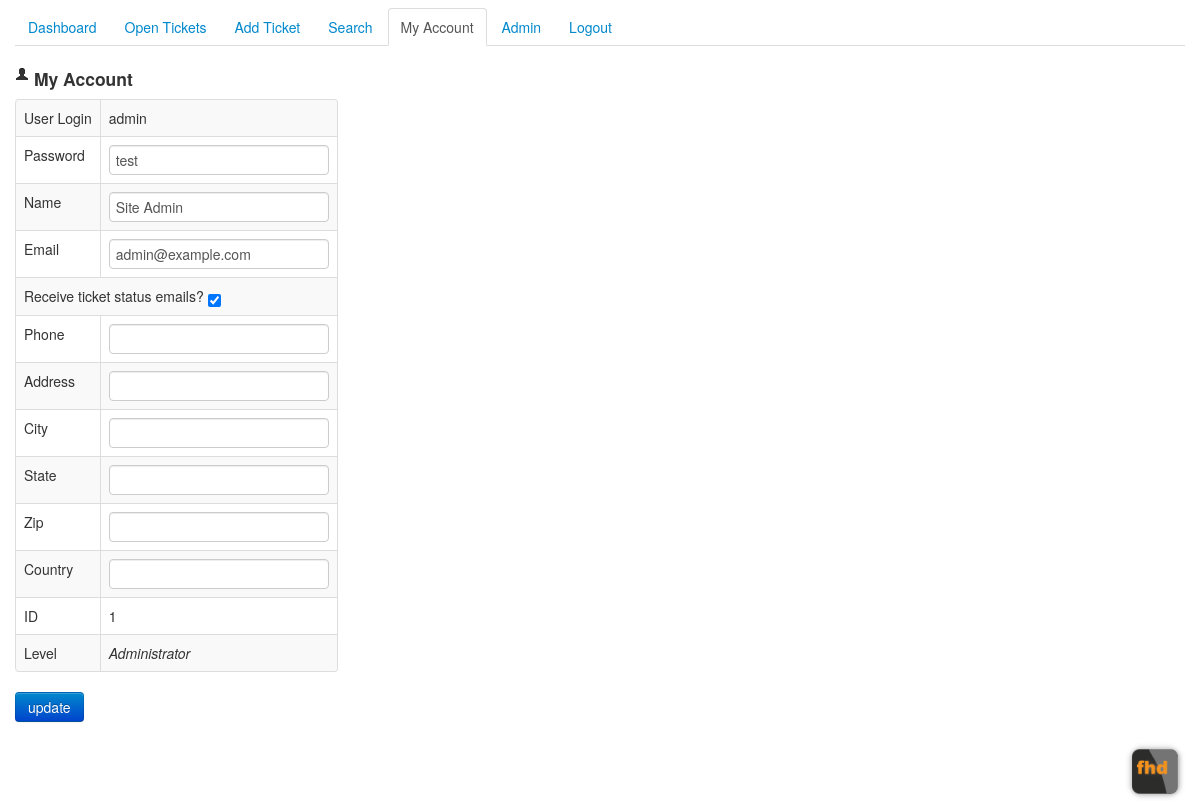
/fhd_myaccount.php (signed in), run on the app's committed database.
### tables this page shows
CREATE TABLE IF NOT EXISTS `site_users` (
  `user_id` int(11) NOT NULL AUTO_INCREMENT,
  `user_login` varchar(30) NOT NULL,
  `user_password` varchar(30) NOT NULL,
  `user_name` varchar(200) NOT NULL,
  `user_address` varchar(200) NOT NULL,
  `user_city` varchar(100) NOT NULL,
  `user_state` char(3) NOT NULL,
  `user_zip` varchar(20) NOT NULL,
  `user_country` char(3) NOT NULL,
  `user_phone` varchar(39) NOT NULL,
  `user_email` varchar(200) NOT NULL,
  `user_email2` varchar(200) NOT NULL,
  `user_im_aol` varchar(100) NOT NULL,
  `user_im_icq` varchar(100) NOT NULL,
  `user_im_msn` varchar(100) NOT NULL,
  `user_im_yahoo` varchar(100) NOT NULL,
  `user_im_other` varchar(200) NOT NULL,
  `user_status` int(1) NOT NULL DEFAULT '0',
  `user_level` int(1) NOT NULL DEFAULT '0',
  `user_pending` int(11) NOT NULL DEFAULT '0',
  `user_date` int(11) NOT NULL DEFAULT '0',
  `last_login` int(11) NOT NULL DEFAULT '0',
  `last_ip` varchar(20) NOT NULL,
  `user_msg_send` int(1) NOT NULL DEFAULT '0',
  `user_msg_subject` varchar(200) NOT NULL,
  `user_protect_delete` int(1) DEFAULT '0',
  `user_protect_edit` int(11) NOT NULL DEFAULT '0',
  PRIMARY KEY (`user_id`),
  KEY `user_pending` (`user_pending`),
  KEY `user_level` (`user_level`),
  KEY `user_status` (`user_status`),
  KEY `user_protect_edit` (`user_protect_edit`),
  KEY `user_msg_send` (`user_msg_send`)
);

### includes/checksession.php (called while the page is built, shortened)
<?php
if(isset($_SESSION['user_id'])){
	$user_id = $_SESSION['user_id'];
	}
	else{
	echo "<script>document.location.href='/?e=1'</script>";
	exit;
	}
?>

### includes/functions.php (called while the page is built, shortened)
<?php
function checkid($id) {
	if(!is_numeric($id)){
		echo "<p>Invalid ID</p>";
		exit;
		}else{
	return $id;
	}
}
function show_user_level($type) {
switch ($type) {
    case 0:
        $show_user_level = "Administrator";
        break;
}
return $show_user_level;
}
?>

### includes/ez_sql_mysqli.php (called while the page is built, shortened)
<?php
	$ezsql_mysqli_str = array
	(
		1 => 'Require $dbuser and $dbpassword to connect to a database server',
		2 => 'Error establishing mySQLi database connection. Correct user/password? Correct hostname? Database server running?',
		3 => 'Require $dbname to select a database',
		4 => 'mySQLi database connection is not active',
		5 => 'Unexpected error while trying to select database'
	);
	class ezSQL_mysqli extends ezSQLcore
	{
		function connect($dbuser='', $dbpassword='', $dbhost='localhost')
		{
			global $ezsql_mysqli_str; $return_val = false;
			if ( ! $dbuser )
			{
				$this->register_error($ezsql_mysqli_str[1].' in '.__FILE__.' on line '.__LINE__);
				$this->show_errors ? trigger_error($ezsql_mysqli_str[1],E_USER_WARNING) : null;
			}
			else if ( ! $this->dbh = new mysqli($dbhost,$dbuser,$dbpassword) )
			{
				$this->register_error($ezsql_mysqli_str[2].' in '.__FILE__.' on line '.__LINE__);
				$this->show_errors ? trigger_error($ezsql_mysqli_str[2],E_USER_WARNING) : null;
			}
			else
			{
				$return_val = true;
			}
			return $return_val;
		}
		function query($query)
		{
			$return_val = 0;
			$query = trim($query);
			$this->result = @$this->dbh->query($query);
			$is_insert = false;
			if ( preg_match("/^(insert|delete|update|replace|truncate|drop|create|alter|begin|commit|rollback|set)/i",$query) )
			{
				$this->rows_affected = @$this->dbh->affected_rows;
				if ( preg_match("/^(insert|replace)\s+/i",$query) )
				{
					$this->insert_id = @$this->dbh->insert_id;
				}
				$return_val = $this->rows_affected;
			}
			else
			{
				$i=0;
				$num_rows=0;
				while ( $row = @$this->result->fetch_object() )
				{
					$num_rows++;
				}
				$this->num_rows = $num_rows;
				$return_val = $this->num_rows;
			}
			return $return_val;
		}
	}

### includes/ez_sql_core.php (called while the page is built, shortened)
<?php
	class ezSQLcore
	{
		var $show_errors      = true;
		var $timers           = array();
		function flush()
		{
			$this->last_result = null;
		}
		function get_row($query=null,$output=OBJECT,$y=0)
		{
			if ( $query )
			{
				$this->query($query);
			}
			if ( $output == OBJECT )
			{
				return $this->last_result[$y]?$this->last_result[$y]:null;
			}
			elseif ( $output == ARRAY_A )
			{
				return $this->last_result[$y]?get_object_vars($this->last_result[$y]):null;
			}
			elseif ( $output == ARRAY_N )
			{
				return $this->last_result[$y]?array_values(get_object_vars($this->last_result[$y])):null;
			}
			else
			{
				$this->show_errors ? trigger_error(" \$db->get_row(string query, output type, int offset) -- Output type must be one of: OBJECT, ARRAY_A, ARRAY_N",E_USER_WARNING) : null;
			}
		}
		function timer_get_cur()
		{
			list($usec, $sec) = explode(" ",microtime());
			return ((float)$usec + (float)$sec);
		}
		function timer_start($timer_name)
		{
			$this->timers[$timer_name] = $this->timer_get_cur();
		}
		function timer_elapsed($timer_name)
		{
			return round($this->timer_get_cur() - $this->timers[$timer_name],2);
		}
	}

### fhd_myaccount.php (the view, shortened to what this page needs)
<?php
include ("includes/checksession.php");
?>
<!DOCTYPE html>
<html>
<head>
<?php
include("includes/header.php");
include("includes/all-nav.php");
include('includes/functions.php');
$user_id = checkid($user_id);
include("includes/ez_sql_core.php");
include("includes/ez_sql_mysqli.php");
$db = new ezSQL_mysqli(db_user,db_password,db_name,db_host);
$site_users = $db->get_row("SELECT user_login,user_password,user_name,user_address,user_city,user_state,user_zip,user_country,user_phone,user_email,user_msg_send,user_level FROM site_users WHERE (user_id = $user_id) limit 1;");
$user_msg_send = $site_users->user_msg_send;
?>
<h4><i class="icon-user"></i> My Account</h4>
<form action="fhd_myaccount.php" method="post" class="form-horizontal">
<table class="<?php echo $table_style_2;?>">
<tbody>
	<tr><td>User Login </td>
	<td><?php echo $site_users->user_login;?></td></tr>
	<tr><td>Password</td>
	<td><input type="text" name="user_password" value="<?php echo $site_users->user_password;?>"></td></tr>
	<tr><td>Name</td>
	<td><input type="text" name="user_name" value="<?php echo $site_users->user_name;?>"></td></tr>
	<tr><td>Email</td>
	<td><input type="text" name="user_email" value="<?php echo $site_users->user_email;?>" size="25"></td></tr>
	<tr><td colspan="2">
	Receive ticket status emails? <input type="checkbox" name="user_msg_send" value="1" <?php if($user_msg_send == 1){echo " CHECKED";}?>>
	</td></tr>
	<tr><td>Phone</td>
	<td><input type="text" name="user_phone" value="<?php echo $site_users->user_phone;?>" size="20"></td></tr>
	<tr><td>Address</td>
	<td><input type="text" name="user_address" value="<?php echo $site_users->user_address;?>" size="20"></td></tr>
	<tr><td>City</td>
	<td><input type="text" name="user_city" value="<?php echo $site_users->user_city;?>" size="20"></td></tr>
	<tr><td>State</td>
	<td><input type="text" name="user_state" value="<?php echo $site_users->user_state;?>" size="20"></td></tr>
	<tr><td>Zip</td>
	<td><input type="text" name="user_zip" value="<?php echo $site_users->user_zip;?>" size="20"></td></tr>
	<tr><td>Country</td>
	<td><input type="text" name="user_country" value="<?php echo $site_users->user_country;?>" size="20"></td></tr>
	<tr><td>ID </td>
	<td><?php echo $user_id;?></td></tr>
	<td>Level</td>
	<td><em><?php echo show_user_level($site_users->user_level);?></em></td></tr>
</table>
<input type="submit" value="update" class="btn btn-primary">
</form>
<?php
include("includes/footer.php");
?>

### data on the page
site_users: user_login "admin", user_password "test", user_name "Site Admin", user_email "admin@example.com", user_msg_send "☑", user_level "Administrator"

### other printed values
$user_id "1"
